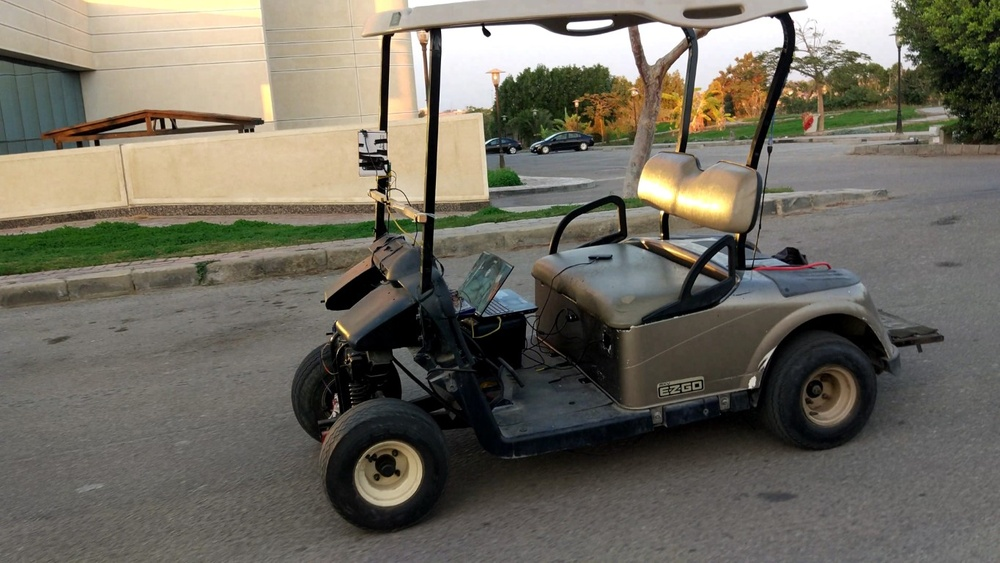
#> input picture ML&CV/lab_8/Files/001.jpg, 1000 x 563 px, shrunk from 1365 x 768 before the run, given in place of Building.jpg, which was not available
$ jupyter execute task.ipynb
#> lines starting #> are read from the running program, lines starting #| are printed output that depends on the picture; after the words box and inside, x2 and y2 are one past the last pixel; in counts of white or black regions, pixels touching at a corner belong together; pictures that were not available may be replaced by others from this repository, and a replacement may not be noted
[cell 1]
import cv2
import numpy as np
import matplotlib.pyplot as plt

[cell 2]
building = cv2.imread('Files/Building.jpg')
#> building is the input picture: shape (563, 1000, 3); mean B, G, R 96, 107.2, 111.3
plt.figure(figsize=(25, 10))
plt.imshow(building[:,:,::-1]);

[cell 3]
road = cv2.imread('Files/Road.jpg')
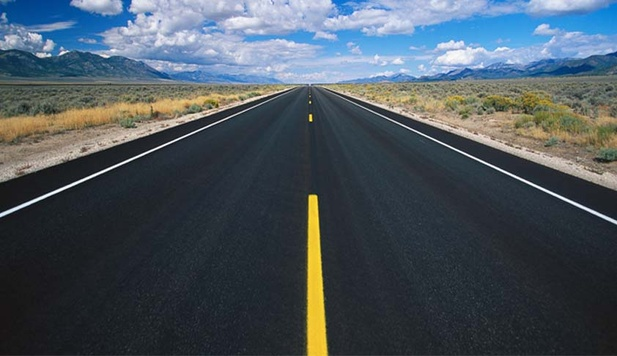
#> input picture ML&CV/lab_8/Files/Road.jpg, 617 x 356 px, shrunk from 842 x 486 before the run
#> road is the input picture: shape (356, 617, 3); mean B, G, R 92.4, 84, 73.5
plt.figure(figsize=(25, 10))
plt.imshow(road[:,:,::-1]);

[cell 4]
building_gray = cv2.cvtColor(building, cv2.COLOR_BGR2GRAY)
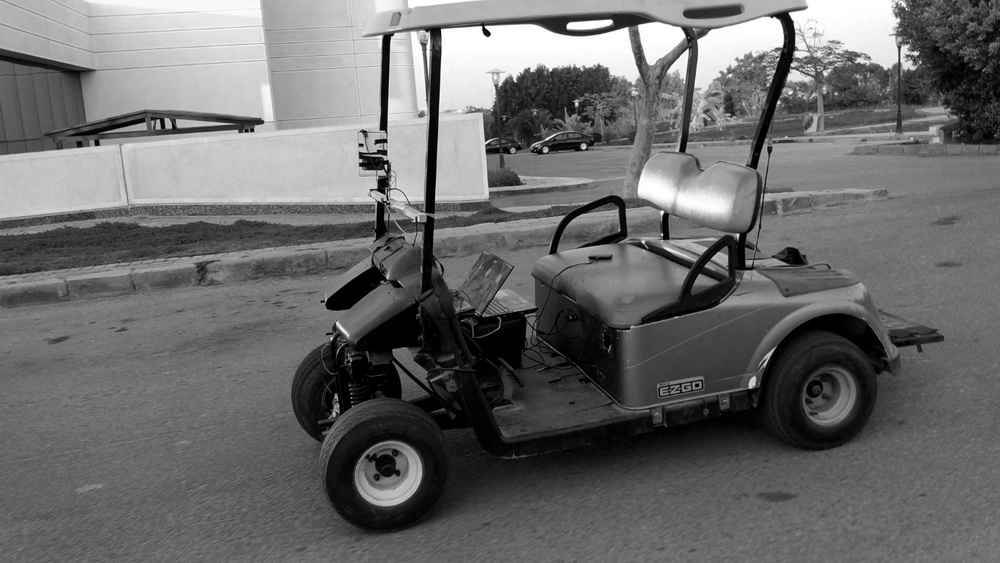
#> building_gray: shape (563, 1000); min 0, max 255, mean 107.1
road_gray = cv2.cvtColor(road, cv2.COLOR_BGR2GRAY)
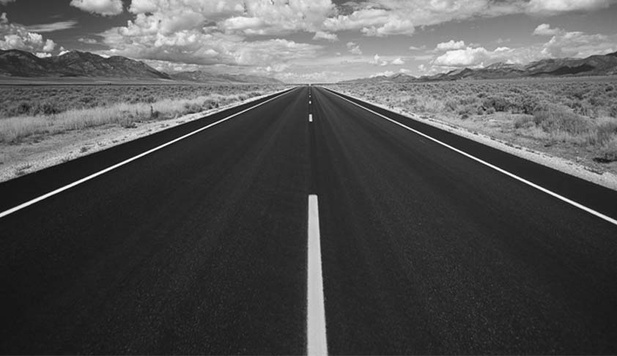
#> road_gray: shape (356, 617); min 9, max 255, mean 81.9

[cell 5]
# filtering
# blur = cv2.GaussianBlur(building_gray, (9, 9), 0)
bilateral = cv2.bilateralFilter(building_gray,3,75,75)
# Detect Edges
edges = cv2.Canny(bilateral, 50, 150)
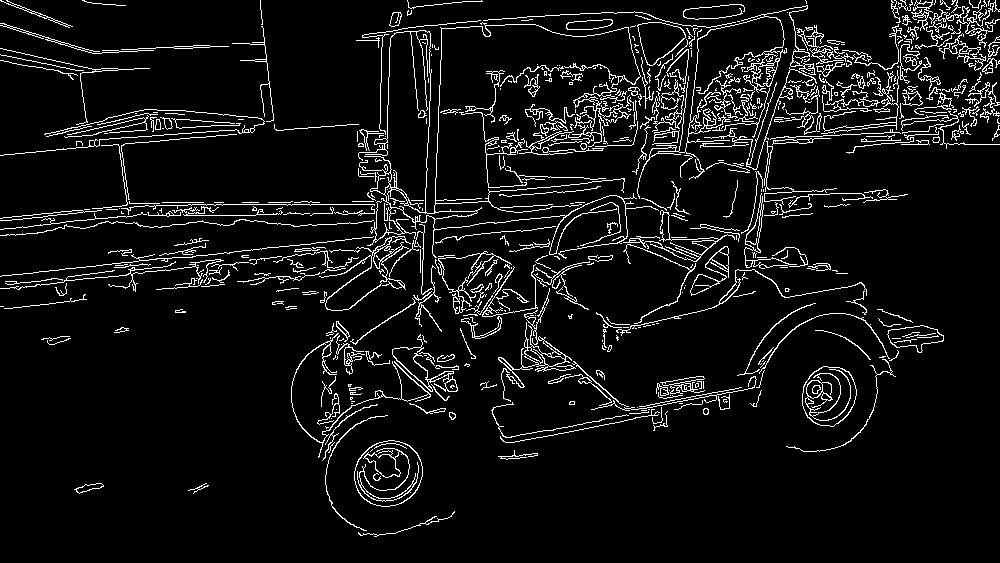
#> edges: shape (563, 1000); 6.8% white in thin lines or dots
# Get Lines
# lines = cv2.HoughLines(edges, 1, np.pi/180, 300)
linesP = cv2.HoughLinesP(edges, 1, np.pi/180, 50, None, 50, 10)
#> linesP = 233 rows, first 6: [4, 154, 252, 132], [0, 276, 148, 260], [746, 98, 915, 89], [649, 120, 759, 99], [146, 128, 244, 125], [550, 119, 708, 86]

[cell 6]
linesP
#> Out has the same summary as linesP

[cell 7]
def nothing(x):
    pass

[cell 8]
cv2.namedWindow('Hough', cv2.WINDOW_NORMAL)

cv2.createTrackbar('hough_threshold', 'Hough', 0, 500, nothing)
#> slider 'hough_threshold' is set to 100
cv2.createTrackbar('hough_minlength', 'Hough', 0, 50, nothing)
#> slider 'hough_minlength' is set to 10
cv2.createTrackbar('hough_gap', 'Hough', 0, 50, nothing)
#> slider 'hough_gap' is set to 16

while 1:
    image = building.copy()
    x = cv2.getTrackbarPos('hough_threshold','Hough')
    y = cv2.getTrackbarPos('hough_minlength','Hough')
    z = cv2.getTrackbarPos('hough_gap','Hough')
    # Get Lines
    linesP = cv2.HoughLinesP(edges, 1, np.pi/180, x, None, y, z)
#> linesP = 390 rows, first 6: [860, 79, 918, 74], [0, 155, 236, 134], [2, 275, 469, 226], [821, 133, 996, 112], [564, 108, 936, 88], [209, 215, 476, 211]
    if linesP is not None:
        for i in range(0, len(linesP)):
            l = linesP[i][0]
            cv2.line(image, (l[0], l[1]), (l[2], l[3]), (0,0,255), 2, cv2.LINE_AA)
#> this loop made 390 passes
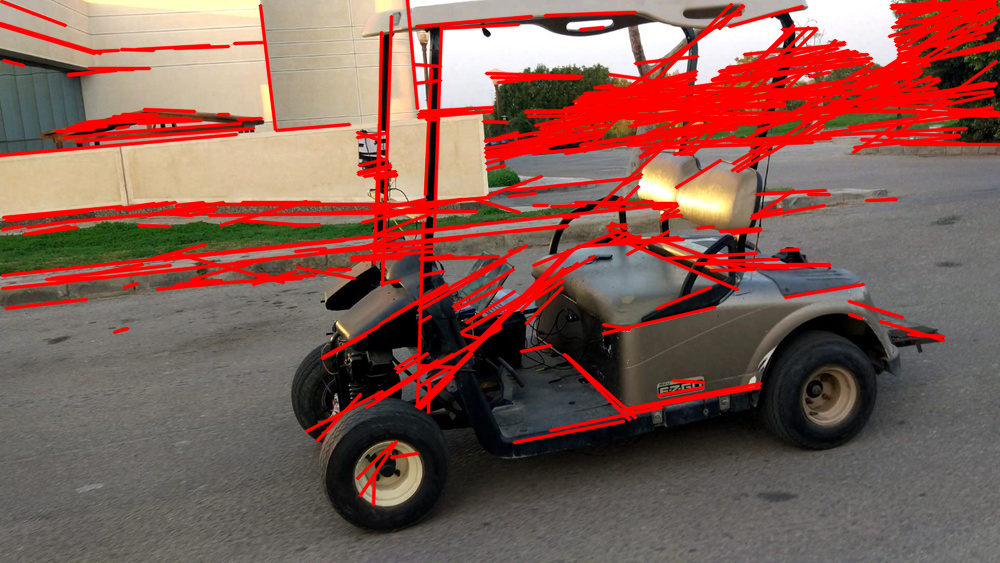
#> image: shape (563, 1000, 3); 17.98% of pixels changed, all inside (x1, y1, x2, y2) = (0, 0, 1000, 507)
    #edgesC = cv2.cvtColor(edges, cv2.COLOR_GRAY2BGR)
    cv2.imshow('Hough', image)
    k = cv2.waitKey(1)
#> (key Esc is pressed here)
    if k == 27:
        break

cv2.destroyAllWindows()

[cell 9]
cv2.namedWindow('Hough', cv2.WINDOW_NORMAL)

cv2.createTrackbar('chose_image', 'Hough', 0, 1, nothing)
#> slider 'chose_image' is set to 1
cv2.createTrackbar('canny_minthreshold', 'Hough', 0, 250, nothing)
#> slider 'canny_minthreshold' is set to 50
cv2.createTrackbar('hough_threshold', 'Hough', 0, 300, nothing)
#> slider 'hough_threshold' is set to 100
cv2.createTrackbar('hough_minlength', 'Hough', 0, 50, nothing)
#> slider 'hough_minlength' is set to 10
cv2.createTrackbar('hough_gap', 'Hough', 0, 50, nothing)
#> slider 'hough_gap' is set to 16

while 1:
    #image = road.copy()
    chose_image = cv2.getTrackbarPos('chose_image','Hough')
#> chose_image = 1
    canny_thr = cv2.getTrackbarPos('canny_minthreshold','Hough')
#> canny_thr = 50
    x = cv2.getTrackbarPos('hough_threshold','Hough')
#> x = 100
    y = cv2.getTrackbarPos('hough_minlength','Hough')
#> y = 10
    z = cv2.getTrackbarPos('hough_gap','Hough')
#> z = 16
    if chose_image == 0:
        image = building.copy()
        gray = building_gray
    elif chose_image == 1:
        image = road.copy()
        gray = road_gray

    # filtering
    bilateral = cv2.bilateralFilter(gray,3,75,75)
#> bilateral: shape (356, 617)
    # Detect Edges
    edges = cv2.Canny(bilateral, canny_thr, canny_thr*3, 3)
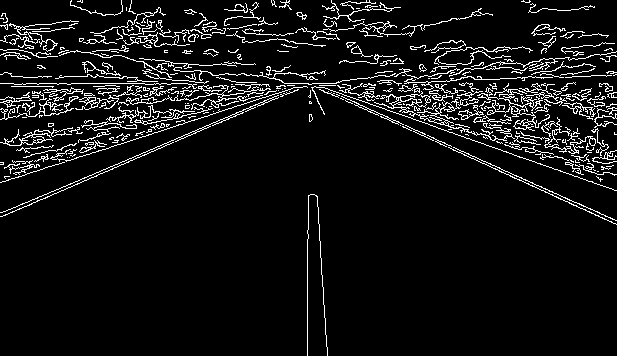
#> edges: shape (356, 617); 7.4% white in thin lines or dots
    # Get Lines
    linesP = cv2.HoughLinesP(edges, 1, np.pi/180, x, None, y, z)
#> linesP = 127 rows, first 6: [1, 212, 324, 75], [0, 83, 204, 83], [8, 96, 203, 89], [342, 99, 602, 99], [70, 101, 277, 98], [250, 86, 536, 111]
    if linesP is not None:
        for i in range(0, len(linesP)):
            l = linesP[i][0]
            cv2.line(image, (l[0], l[1]), (l[2], l[3]), (0,0,255), 2, cv2.LINE_AA)
#> this loop made 127 passes
#> l on passes 1 to 12: [1, 212, 324, 75], [0, 83, 204, 83], [8, 96, 203, 89], [342, 99, 602, 99], [70, 101, 277, 98], [250, 86, 536, 111], [11, 86, 53, 86], [11, 76, 58, 78], [12, 44, 169, 61], [310, 93, 567, 88], [85, 100, 252, 88], [310, 94, 568, 58]
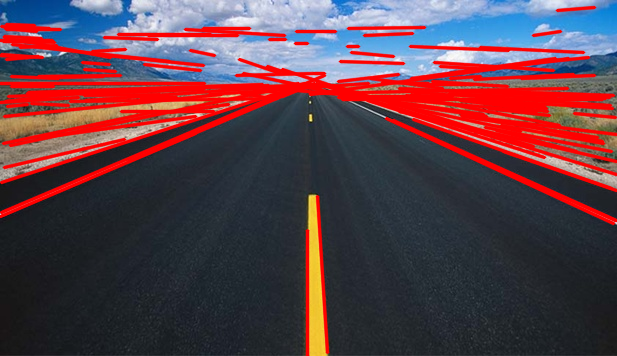
#> image: shape (356, 617, 3); 19.65% of pixels changed, all inside (x1, y1, x2, y2) = (0, 5, 617, 356)
#     edgesC = cv2.cvtColor(edges, cv2.COLOR_GRAY2BGR)
#     image = cv2.addWeighted(image, 0.9, edgesC, 0.5, 0)
    cv2.imshow('Hough', image)
    k = cv2.waitKey(1)
#> (key Esc is pressed here)
    if k == 27:
        break
    elif k == ord('s'):
        if chose_image == 0:
            cv2.imwrite(f"Files/building_edges.jpg",image)
        elif chose_image == 1:
            cv2.imwrite(f"Files/road_edges.jpg",image)

cv2.destroyAllWindows()
